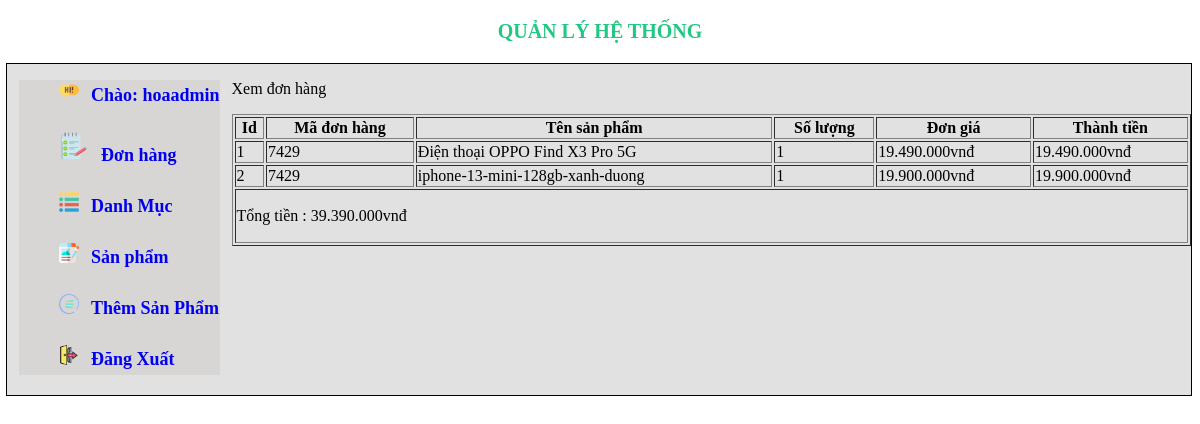
Page /admincp/index.php?action=donhang&query=xemdonhang&code=7429 (signed in) on the committed database.
### tables this page shows
CREATE TABLE `tbl_cart_details` (
  `id_cart_details` int(11) NOT NULL,
  `code_cart` varchar(10) NOT NULL,
  `id_sanpham` int(11) NOT NULL,
  `soluongmua` int(11) NOT NULL,
  `hinhthuc` varchar(255) NOT NULL
);

CREATE TABLE `tbl_sanpham` (
  `id_sanpham` int(11) NOT NULL,
  `tensanpham` varchar(250) NOT NULL,
  `masp` varchar(100) NOT NULL,
  `giasp` varchar(50) NOT NULL,
  `soluong` int(11) NOT NULL,
  `hinhanh` varchar(50) NOT NULL,
  `hinhanh1` varchar(255) NOT NULL,
  `hinhanh2` varchar(255) NOT NULL,
  `hinhanh3` varchar(255) NOT NULL,
  `tomtat` text NOT NULL,
  `noidung` text NOT NULL,
  `tinhtrang` int(11) NOT NULL,
  `id_danhmuc` int(11) NOT NULL,
  `giagoc` varchar(50) NOT NULL
);

### admincp/modules/quanlydonhang/xemdonhang.php (the view)
<p>Xem đơn hàng</p>
<?php
	$code = $_GET['code'];
	$sql_lietke_dh = "SELECT * FROM tbl_cart_details,tbl_sanpham WHERE tbl_cart_details.id_sanpham=tbl_sanpham.id_sanpham AND tbl_cart_details.code_cart='".$code."' ORDER BY tbl_cart_details.id_cart_details DESC";
	$query_lietke_dh = mysqli_query($mysqli,$sql_lietke_dh);
?>
<table style="width:81%" border="1" style="border-collapse: collapse;">
  <tr>
  	<th>Id</th>
    <th>Mã đơn hàng</th>
    <th>Tên sản phẩm</th>
    <th>Số lượng</th>
    <th>Đơn giá</th>
    <th>Thành tiền</th>
  </tr>
  <?php
  $i = 0;
  $tongtien = 0;
  while($row = mysqli_fetch_array($query_lietke_dh)){
  	$i++;
  	$thanhtien = $row['giasp']*$row['soluongmua'];
  	$tongtien += $thanhtien ;
  ?>
  <tr>
  	<td><?php echo $i ?></td>
    <td><?php echo $row['code_cart'] ?></td>
    <td><?php echo $row['tensanpham'] ?></td>
    <td><?php echo $row['soluongmua'] ?></td>
    <td><?php echo number_format($row['giasp'],0,',','.').'vnđ' ?></td>
    <td><?php echo number_format($thanhtien,0,',','.').'vnđ' ?></td>
  </tr>
  <?php
  }
  ?>
  <tr>
  	<td colspan="6">
   		<p>Tổng tiền : <?php echo number_format($tongtien,0,',','.').'vnđ' ?></p>
   	</td>
  </tr>
</table>

### rows in the picture
tbl_cart_details: code_cart "7429", id_sanpham.tensanpham "Điện thoại OPPO Find X3 Pro 5G", soluongmua "1", id_sanpham.giasp "19.490.000", thanhtien "19.490.000"
tbl_cart_details: code_cart "7429", id_sanpham.tensanpham "iphone-13-mini-128gb-xanh-duong", soluongmua "1", id_sanpham.giasp "19.900.000", thanhtien "19.900.000"

### other values in the picture
$_SESSION['dangnhap'] "hoaadmin"
$tongtien "39.390.000"
